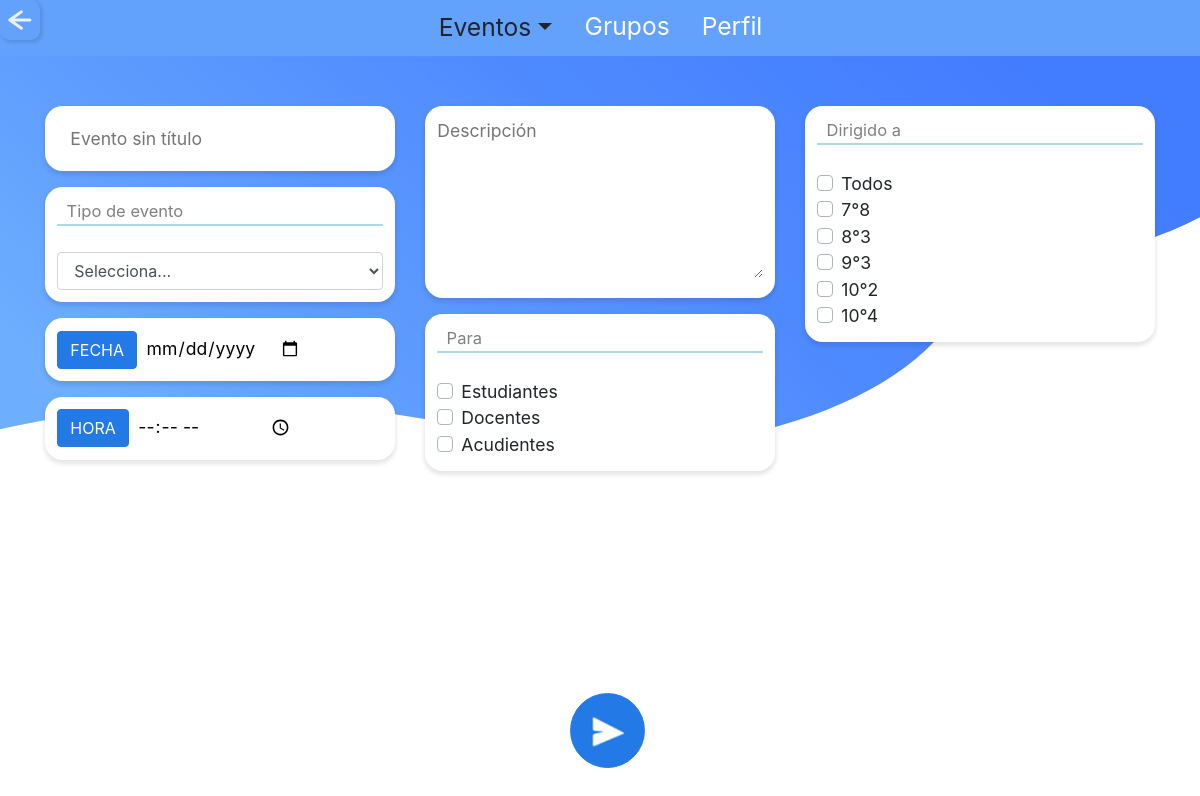
/admin/nuevo_evento.php (signed in), run on the app's committed database.
### tables this page shows
CREATE TABLE `tbl_grupo` (
  `codigo_g` varchar(10) NOT NULL,
  `grado_g` int(11) NOT NULL,
  `grupo_g` varchar(3) NOT NULL,
  `id_jornada` varchar(3) NOT NULL
);

### admin/nuevo_evento.php (the view, shortened to what this page needs)
<?php
  include "../php/conexion.php";
  include "../php/variables.php";
?>
<!doctype html>
<html>
  <head>
  <?php
    $title="Administrador | SchoolTime";
    echo Links($title);
    ?>
  </head>
  <body >
  <?php
    $titulo="eventos";
    echo Eventos($titulo); ?>
<br>
<br>
<br>
<br>
<form action="../php/cod_registro2.php" method="post" onsubmit="return validar(this);">
<div class="container margen">
  <div class="row">
    <div class="col-sm">
        <div class="center nuevo_evento">
            <input list="titulo_e" type="text" class="titulo_evento" name="titulo_e" autocomplete="off" placeholder="Evento sin título" required>
        </div>
   <div class="nuevo_evento">
    <div class="linea_azul">&nbsp;&nbsp;Tipo de evento</div><br>
    <select name="tipo_e" class="form-control" required>
        <option selected>Selecciona...</option>
      </select>
</div>
        <div class="nuevo_evento">
    <button type="button" class="btn btn-blue">FECHA</button>
    <input class="fecha" type="date" name="fecha_e" required>
   </div>
   <div class="nuevo_evento">
    <button type="button" class="btn btn-blue">HORA</button>
    <input class="fecha" type="time" name="hora_e" required>
   </div>
    </div>
    <div class="col-sm">
  <div class="nuevo_evento ">
    <textarea class="descrip" name="descripcion_e" placeholder="Descripción" required></textarea>
  </div>
<div class="nuevo_evento">
 <div class="linea_azul">&nbsp;&nbsp;Para</div><br>
 <div class="custom-control custom-checkbox">
<label class="custom-control-label" for="e">Estudiantes</label>
</div>
<div class="custom-control custom-checkbox">
<label class="custom-control-label" for="a">Docentes</label>
</div>
<div class="custom-control custom-checkbox">
<label class="custom-control-label" for="ac">Acudientes</label>
</div>
</div>
    </div>
    <div class="col-sm">
  <div class="nuevo_evento">
 <div class="linea_azul">&nbsp;&nbsp;Dirigido a</div><br>
<div class="custom-control custom-checkbox">
<label class="custom-control-label" for="Marcar">Todos</label>
</div>
<?php
$query="SELECT * FROM tbl_grupo ORDER BY grado_g";
$resultado=$conexion->query($query);
while ($row=$resultado->fetch_assoc()){
?>
<?php
if( $row['grado_g']!=null){
?>
<div class="custom-control custom-checkbox">
<label class="custom-control-label" for="<?php echo $row['codigo_g']?>"><?php echo $row['grado_g']?>°<?php echo $row['grupo_g']?></label>
</div>
<?php
}
?>
<?php
}
?>
</div>
    </div>
  </div>
</div>
<center>
  <div class="form-check form-check-inline">
  <input class="btn_nuevo_evn" type="submit" value="" name="registrar" >
  </div>
  </center>
</form>
  </body>
</html>

### css/style.css (style rules this page uses)
* { padding: 0; margin: 0; }
body { background: url(../svg/back_one.svg) no-repeat center center fixed; background-size: cover; font-size: 110%; }
.center { margin: 0 auto; max-width: 350px; padding: 1em; border: 0px solid #CCC; border-radius: 1em; background-color: transparent; }
.btn-blue { color: #fff; background-color: #2379E6; border-color: #2379E6; }
.btn_nuevo_evn { position: fixed; bottom: 0; display: inline-block; font-weight: 400; color: white; -webkit-user-select: none; -moz-user-select: none; -ms-user-select: none; user-select: none; width: 75px; height: 75px; box-shadow: none; background-color: #2379E6; background: url(../iconos/publicar_env.png) no-repeat center center; background-size: 100%; border: 1px solid #2379E6; padding: 0.375rem 0.75rem; margin-bottom: 2rem; font-size: 1rem; line-height: 1.5; border-radius: 50%; margin-left: -1.5rem; transition: color 0.15s ease-in-out, background-color 0.15s ease-in-out, border-color 0.15s ease-in-out, box-shadow 0.15s ease-in-out; }
input { background-color: white; width: 80px; height: 80px; border-radius: 10px; border-color: transparent; color: transparent; box-shadow: 2px 2px 3px 1px rgba(0, 0, 0, 0.1); }
.linea_azul { width: 100%; border-bottom: lightblue solid 2px; font-size: 94%; color: grey; }
.titulo_evento { display: block; width: 100%; height: calc(1.5em + 0.75rem + 2px); padding: 0.375rem 0.75rem; font-weight: 400; line-height: 1.5; color: #495057; background-color: transparent; background-clip: padding-box; border: 1px solid transparent; border-radius: 0.25em; transition: border-color 0.15s ease-in-out, box-shadow 0.15s ease-in-out; box-shadow: none; }
.nuevo_evento { margin: 0 auto; max-width: 350px; padding: 0.7em; border: 0px solid #CCC; box-shadow: 0px 3px 4px 1px rgba(0, 0, 0, 0.1); border-radius: 1em; background-color: white; margin-bottom: 1rem; }
.fecha { background-color: white; width: 50%; height: 25%; border-radius: 10px; border-color: transparent; box-shadow: none; padding: 0.1rem; color: black; }
textarea { border: none; width: 100%; height: 100px; }
.descrip { height: 160px; }

### data on the page
tbl_grupo: grado_g "7", grupo_g "8"
tbl_grupo: grado_g "8", grupo_g "3"
tbl_grupo: grado_g "9", grupo_g "3"
tbl_grupo: grado_g "10", grupo_g "2"
tbl_grupo: grado_g "10", grupo_g "4"
